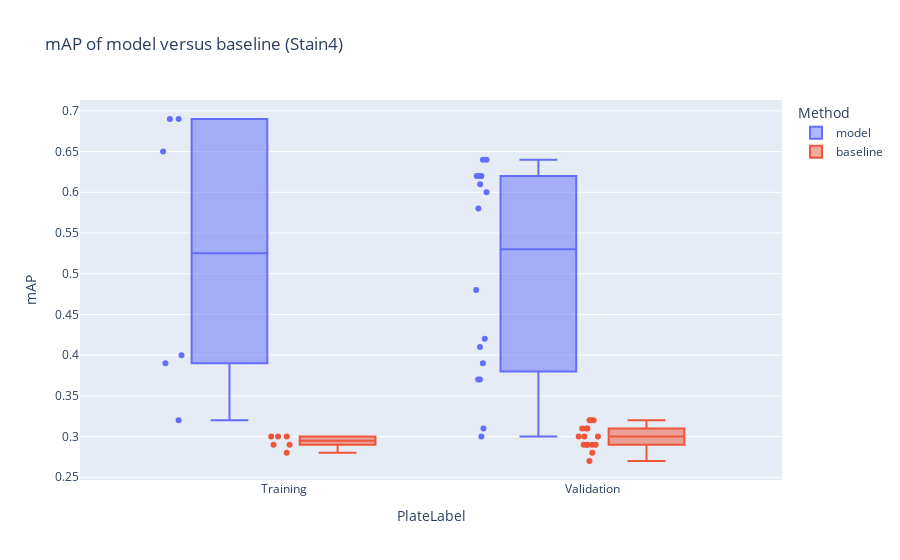

The code cell stored with this chart in its notebook:
### Code cell
x_division = "PlateLabel" # 'Compound dataset // PlateLabel'
fig = px.box(Stain4, y="mAP", color="Method", x=x_division,
         title="mAP of model versus baseline (Stain4)",
         hover_data=["plate", "PlateLabel"], points='all'
        )

fig.show()

### Figure 1 — Plotly figure (JSON) as saved in the notebook; plotly's stock layout.template omitted (floating-point values rounded to 4 significant figures)
{"data": [{"alignmentgroup": "True", "boxpoints": "all", "customdata": [["BR00116631"], ["BR00116627"], ["BR00116630highexp"], ["BR00116631highexp"], ["BR00116625highexp"], ["BR00116628highexp"], ["BR00116625"], ["BR00116629highexp"], ["BR00116627highexp"], ["BR00116629"], ["BR00116628"], ["BR00116631"], ["BR00116627"], ["BR00116630highexp"], ["BR00116631highexp"], ["BR00116625highexp"], ["BR00116628highexp"], ["BR00116625"], ["BR00116629highexp"], ["BR00116627highexp"], ["BR00116629"], ["BR00116628"]], "hovertemplate": "Method=model<br>PlateLabel=%{x}<br>mAP=%{y}<br>plate=%{customdata[0]}<extra></extra>", "legendgroup": "model", "marker": {"color": "#636efa"}, "name": "model", "notched": false, "offsetgroup": "model", "orientation": "v", "showlegend": true, "type": "box", "x": ["Training", "Training", "Training", "Validation", "Validation", "Validation", "Validation", "Validation", "Validation", "Validation", "Validation", "Training", "Training", "Training", "Validation", "Validation", "Validation", "Validation", "Validation", "Validation", "Validation", "Validation"], "x0": " ", "xaxis": "x", "y": [0.65, 0.69, 0.69, 0.6, 0.61, 0.64, 0.58, 0.64, 0.62, 0.62, 0.62, 0.32, 0.39, 0.4, 0.3, 0.42, 0.37, 0.39, 0.41, 0.48, 0.37, 0.31], "y0": " ", "yaxis": "y"}, {"alignmentgroup": "True", "boxpoints": "all", "customdata": [["BR00116631"], ["BR00116627"], ["BR00116630highexp"], ["BR00116631highexp"], ["BR00116625highexp"], ["BR00116628highexp"], ["BR00116625"], ["BR00116629highexp"], ["BR00116627highexp"], ["BR00116629"], ["BR00116628"], ["BR00116631"], ["BR00116627"], ["BR00116630highexp"], ["BR00116631highexp"], ["BR00116625highexp"], ["BR00116628highexp"], ["BR00116625"], ["BR00116629highexp"], ["BR00116627highexp"], ["BR00116629"], ["BR00116628"]], "hovertemplate": "Method=baseline<br>PlateLabel=%{x}<br>mAP=%{y}<br>plate=%{customdata[0]}<extra></extra>", "legendgroup": "baseline", "marker": {"color": "#EF553B"}, "name": "baseline", "notched": false, "offsetgroup": "baseline", "orientation": "v", "showlegend": true, "type": "box", "x": ["Training", "Training", "Training", "Validation", "Validation", "Validation", "Validation", "Validation", "Validation", "Validation", "Validation", "Training", "Training", "Training", "Validation", "Validation", "Validation", "Validation", "Validation", "Validation", "Validation", "Validation"], "x0": " ", "xaxis": "x", "y": [0.3, 0.3, 0.29, 0.3, 0.32, 0.32, 0.31, 0.29, 0.31, 0.3, 0.32, 0.28, 0.29, 0.3, 0.3, 0.28, 0.31, 0.29, 0.29, 0.27, 0.29, 0.29], "y0": " ", "yaxis": "y"}], "layout": {"boxmode": "group", "legend": {"title": {"text": "Method"}, "tracegroupgap": 0}, "title": {"text": "mAP of model versus baseline (Stain4)"}, "xaxis": {"anchor": "y", "domain": [0, 1], "title": {"text": "PlateLabel"}}, "yaxis": {"anchor": "x", "domain": [0, 1], "title": {"text": "mAP"}}}}
